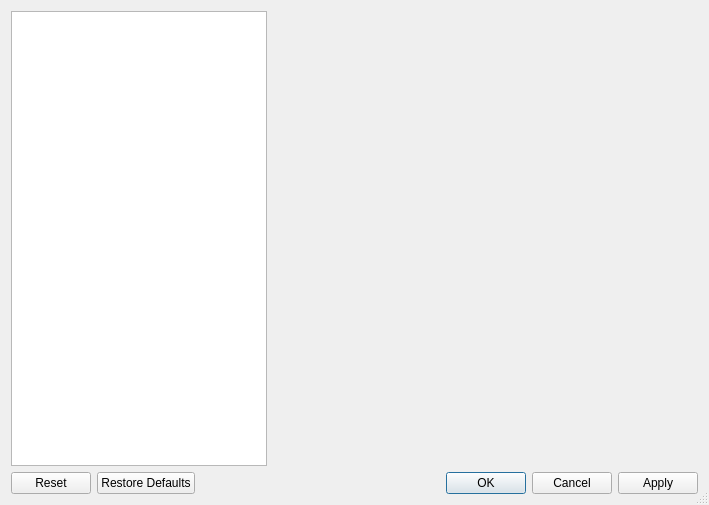
<?xml version="1.0" encoding="UTF-8"?>
<ui version="4.0">
 <class>ConfigDialog</class>
 <widget class="QDialog" name="ConfigDialog">
  <property name="geometry">
   <rect>
    <x>0</x>
    <y>0</y>
    <width>709</width>
    <height>505</height>
   </rect>
  </property>
  <property name="windowTitle">
   <string>Mumble Configuration</string>
  </property>
  <property name="styleSheet">
   <string notr="true">font: 57 11pt &quot;Terminus (TTF)&quot;;</string>
  </property>
  <property name="sizeGripEnabled">
   <bool>true</bool>
  </property>
  <layout class="QGridLayout" name="gridLayout">
   <item row="0" column="0">
    <widget class="QListWidget" name="qlwIcons">
     <property name="sizePolicy">
      <sizepolicy hsizetype="Minimum" vsizetype="Expanding">
       <horstretch>0</horstretch>
       <verstretch>0</verstretch>
      </sizepolicy>
     </property>
     <property name="iconSize">
      <size>
       <width>24</width>
       <height>24</height>
      </size>
     </property>
     <property name="resizeMode">
      <enum>QListView::Adjust</enum>
     </property>
     <property name="layoutMode">
      <enum>QListView::Batched</enum>
     </property>
     <property name="uniformItemSizes">
      <bool>true</bool>
     </property>
    </widget>
   </item>
   <item row="1" column="0" colspan="3">
    <layout class="QHBoxLayout" name="horizontalLayout">
     <item>
      <widget class="QDialogButtonBox" name="pageButtonBox">
       <property name="orientation">
        <enum>Qt::Horizontal</enum>
       </property>
       <property name="standardButtons">
        <set>QDialogButtonBox::Reset|QDialogButtonBox::RestoreDefaults</set>
       </property>
      </widget>
     </item>
     <item>
      <spacer>
       <property name="orientation">
        <enum>Qt::Horizontal</enum>
       </property>
       <property name="sizeHint" stdset="0">
        <size>
         <width>474</width>
         <height>22</height>
        </size>
       </property>
      </spacer>
     </item>
     <item>
      <widget class="QDialogButtonBox" name="dialogButtonBox">
       <property name="orientation">
        <enum>Qt::Horizontal</enum>
       </property>
       <property name="standardButtons">
        <set>QDialogButtonBox::Apply|QDialogButtonBox::Cancel|QDialogButtonBox::Ok</set>
       </property>
      </widget>
     </item>
    </layout>
   </item>
   <item row="0" column="1">
    <widget class="QStackedWidget" name="qswPages">
     <property name="sizePolicy">
      <sizepolicy hsizetype="Expanding" vsizetype="Expanding">
       <horstretch>1</horstretch>
       <verstretch>0</verstretch>
      </sizepolicy>
     </property>
    </widget>
   </item>
  </layout>
 </widget>
 <resources/>
 <connections>
  <connection>
   <sender>dialogButtonBox</sender>
   <signal>accepted()</signal>
   <receiver>ConfigDialog</receiver>
   <slot>accept()</slot>
   <hints>
    <hint type="sourcelabel">
     <x>167</x>
     <y>344</y>
    </hint>
    <hint type="destinationlabel">
     <x>191</x>
     <y>319</y>
    </hint>
   </hints>
  </connection>
  <connection>
   <sender>dialogButtonBox</sender>
   <signal>rejected()</signal>
   <receiver>ConfigDialog</receiver>
   <slot>reject()</slot>
   <hints>
    <hint type="sourcelabel">
     <x>260</x>
     <y>356</y>
    </hint>
    <hint type="destinationlabel">
     <x>284</x>
     <y>319</y>
    </hint>
   </hints>
  </connection>
 </connections>
</ui>
